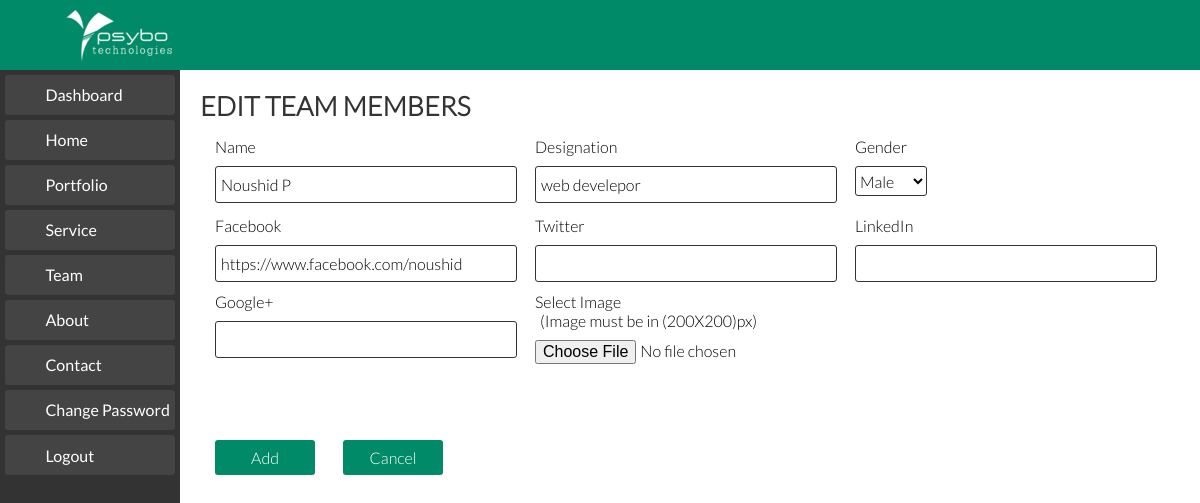
The app's page /editTeam.php?editid=187 (signed in) with its own data.
### tables this page shows
CREATE TABLE `address` (
  `id` int(11) NOT NULL AUTO_INCREMENT,
  `name` varchar(30) DEFAULT NULL,
  `address` varchar(70) DEFAULT NULL,
  `email` varchar(40) DEFAULT NULL,
  `telephone` varchar(13) DEFAULT NULL,
  `mobile` varchar(13) DEFAULT NULL,
  `website` varchar(45) DEFAULT NULL,
  `linkedin` varchar(50) DEFAULT NULL,
  `fb` varchar(50) DEFAULT NULL,
  `twiter` varchar(50) DEFAULT NULL,
  `git` varchar(60) DEFAULT NULL,
  `google_plus` varchar(85) DEFAULT NULL,
  `gender` varchar(10) DEFAULT NULL,
  `place` varchar(50) DEFAULT NULL,
  PRIMARY KEY (`id`)
);

CREATE TABLE `employee` (
  `id` int(11) NOT NULL AUTO_INCREMENT,
  `designation` varchar(45) NOT NULL,
  `files_id` int(11) NOT NULL,
  `address_id` int(11) NOT NULL,
  PRIMARY KEY (`id`),
  KEY `fk_employee_files_idx` (`files_id`),
  KEY `fk_employee_address1_idx` (`address_id`),
  CONSTRAINT `fk_employee_address1` FOREIGN KEY (`address_id`) REFERENCES `address` (`id`) ON DELETE NO ACTION ON UPDATE NO ACTION,
  CONSTRAINT `fk_employee_files` FOREIGN KEY (`files_id`) REFERENCES `files` (`id`) ON DELETE NO ACTION ON UPDATE NO ACTION
);

### Database.php (called while the page is built, shortened)
<?php
class Database
{
	private $host='';
	private $user='';
	private $password='';
	private $database='';
	private $condb="";
	function __construct($host,$user,$password,$database)
	{
		$this->host=$host;
		$this->user=$user;
		$this->password=$password;
		$this->database=$database;
	}
	public function connect()
	{
		$this->condb = new mysqli($this->host,$this->user,$this->password,$this->database);
	}
	public function select($table,$fields,$where)
	{
		$fields=implode(',',$fields);
		$select="SELECT ";
		if ($fields==null)
		{
			$select.="* FROM ".$table;
		}
		else
		{
			$select.=$fields." FROM ".$table;
		}
		if($where != null)
		{
			$select.=" WHERE ".$where[0]." = ";
			if (is_string($where[1]))
				$select.="'".$where[1]."'";
			else
				$select.=$where[1];
		}
		$query=mysqli_query($this->condb,$select);
		$recset = array();
		while ($rec=mysqli_fetch_array($query))
			array_push($recset, $rec);
		return $recset;
	}
}
?>

### editTeam.php (the view, shortened to what this page needs)
<?php
	include 'Database.php';
    $objdb=new Database('psybotechnologies.com','psyboysg_test','psybotest','psyboysg_psybo-db');
	$emp_id=(int)$_GET['editid'];
	$result_emp=$objdb->select("employee",array(),array("id",$emp_id));
	foreach ($result_emp[0] as $key => $value)
	{
		if (is_string($key) and $key == 'address_id')
		$add_id=(int)$value;
	}
	$result_add=$objdb->select("address", array(),array("id",$add_id));
?>
<!DOCTYPE html>
<html lang="en">
<head>
	<link rel="stylesheet" href="css/normalize.css">
	<link rel="stylesheet" href="css/admin-style.css">
</head>
<body>
	<?php include 'dash.php';?>
 	<section class="add-service">
		<form id="formTeam" name="formTeam" method="POST" action="" enctype="multipart/form-data">
			<div id="tabTeam" class="first-content">
				<h3>EDIT TEAM MEMBERS</h3>
				<div class="group">
					<label for="txtName">Name</label><br>
					<input id="txtName" name="txtName" <?php foreach ($result_add[0] as $key => $value) {
						if (is_string($key) and $key == 'name')
							echo "value=\"".$value."\"";
					} ?> ><br>
				</div>
				<div class="group">
					<label for="txtDesignation">Designation</label><br>
					<input id="txtDesignation" name="txtDesignation" <?php foreach ($result_emp[0] as $key => $value) {
						if (is_string($key) and $key == 'designation')
							echo "value=\"".$value."\"";
					} ?> ><br>
				</div>
				<div class="group">
                    <label for="txtDesignation">Gender</label><br>
                     <select class="selection">
                      <option value="Male">Male</option>
                    </select>
                </div>
				<div class="group">
					<label for="txtFacebook">Facebook</label><br>
					<input id="txtFacebook" name="txtFacebook" <?php foreach ($result_add[0] as $key => $value) {
																	if (is_string($key) and $key == 'fb')
																		echo "value=\"".$value."\"";
																} ?> ><br>
				</div>
				<div class="group">
					<label for="txtTwitter">Twitter</label><br>
					<input id="txtTwitter" name="txtTwitter" <?php foreach ($result_add[0] as $key => $value) {
																if (is_string($key) and $key == 'twiter')
																	echo "value=\"".$value."\"";
															} ?> ><br>
				</div>
				<div class="group">
					<label for="txtLinkedin">LinkedIn</label><br>
					<input id="txtLinkedin" name="txtLinkedin" <?php foreach ($result_add[0] as $key => $value) {
						if (is_string($key) and $key == 'linkedin')
							echo "value=\"".$value."\"";
					} ?> ><br>
				</div>
				<div class="group">
					<label for="txtGplus">Google+</label><br>
					<input id="txtGplus" name="txtGplus" <?php foreach ($result_add[0] as $key => $value) {
						if (is_string($key) and $key == 'google_plus')
							echo "value=\"".$value."\"";
					} ?>  ><br>
				</div>
				<div class="group">
					<label for="uploadTeam">Select Image</label>
					<span>(Image must be in (200X200)px)</span>
					<input type="file" id="uploadTeam" name="uploadTeam">
				</div>
			</div>
			<div class="group pad-left">
				<button id="btnAdd" name="btnAdd">Add</button>
				<button id="btnCancel" name="btnCancel">Cancel</button>
			</div>
		</form>
	</section>
</body>
 </html>

### css/admin-style.css (style rules this page uses)
body { padding-top: 70px; font-family: Lato-light; font-size: 16px; }
h3 { font-family: Lato-light; font-size: 20pt; margin: 10px 0; padding: 0; color: #333; }
section { padding-left: 15%; width: 85%; float: left; }
span { margin-left: 5px; float: left; }
.add-service { width: 80%; padding-top: 10px; float: left; margin-bottom: 100px; }
.add-service label { float: left; }
.first-content { width: 100%; float: left; padding-left: 20px; margin-bottom: 15px; }
.group { float: left; width: 33.33%; box-sizing: border-box; padding: 5px 15px; }
.group input { width: 100%; height: 25px; padding: 5px; border: 1px solid #333; margin: 10px 0 0; float: left; background-color: #fff; border-radius: 3px; transition: border 0.4s ease ; }
input[type="file"] { width: 100%; border: 0; margin: 0; height: 35px; padding: 10px 0 20px; }
.pad-left { padding: 5px 0px 0 20px; width: unset; }
.add-service button, .change-pwrd button { width: 100px; height: 35px; padding: 5px; color: #fff; border: 0; margin: 20px 10px 0 15px; background-color: #008a67; border-radius: 3px; -webkit-transition: background-color 0.3s ease; -moz-transition: background-color 0.3s ease; -ms-transition: background-color 0.3s ease; -o-transition: background-color 0.3s ease; transition: background-color 0.3s ease; }
.selection { float: left; height: 30px; margin: 10px 0px; border: 1px solid #333; border-radius: 3px; background-color: #fff; border-radius: ; }

### records on screen
address: txtName "Noushid P", txtFacebook "https://www.facebook.com/noushid"
employee: txtDesignation "web develepor"
